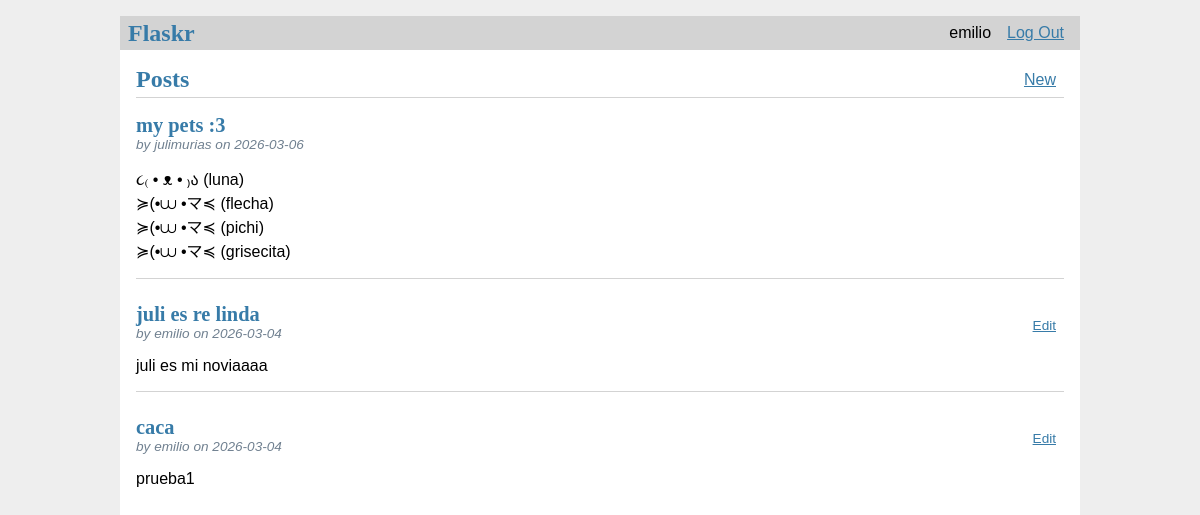
Page / (signed in) on the committed database.
### tables this page shows
CREATE TABLE user (
    id INTEGER PRIMARY KEY AUTOINCREMENT,
    username TEXT UNIQUE NOT NULL,
    password TEXT NOT NULL
);

CREATE TABLE post (
    id INTEGER PRIMARY KEY AUTOINCREMENT,
    author_id INTEGER NOT NULL,
    created TIMESTAMP NOT NULL DEFAULT CURRENT_TIMESTAMP,
    title TEXT NOT NULL,
    body TEXT NOR NULL,
    FOREIGN KEY (author_id) REFERENCES user (id)
);

### flaskr/blog.py (the view)
@bp.route('/') # Since there's no methods=, flask defaults to methods = ['GET'].
def index():
    db = get_db()
    posts = db.execute (
        'SELECT p.id, title, body, created, author_id, username '
        'FROM post p JOIN user u ON p.author_id = u.id '
        'ORDER BY created DESC'
    ).fetchall()
    return render_template('blog/index.html', posts=posts) # posts=posts. Left side -> var name in the template, right side -> python var. It means that inside index.html, there will be a ver called posts

### flaskr/auth.py (called while the page is built)
@bp.before_app_request
def load_logged_in_user(): # Checks if a user is stored in the session and gets that user's data from the db, storing it on g.user, which lasts for the length of the request.
    user_id = session.get('user_id')
    if user_id is None: # If there is no user id, or if the id doesn't exist, g.user will be None.
        g.user = None
    else:
        g.user = get_db().execute(
            'SELECT * FROM user WHERE id = ?', (user_id,)
        ).fetchone()

### flaskr/db.py (called while the page is built)
def get_db():
    if 'db' not in g: # Checks whether a db connection is already stored in g.
        g.db = sqlite3.connect( # Establishes a connection to the file pointed by the DATABASE configuration key. This file doesn't exist yer, and won't until you initialize the db later.
            current_app.config['DATABASE'], # Gets the path to the database file from Flask config.
            detect_types=sqlite3.PARSE_DECLTYPES # Automatically convert database types (like timestamps) into proper Python types (like datetime objects).Without this, everything would come back as strings.
        )
        g.db.row_factory = sqlite3.Row # tells the connection to return rows that behave like dicts. This allows accessing the columns by name.
    return g.db # Returns the database connection (either newly created or already existing).

### flaskr/templates/blog/index.html
{% extends 'base.html' %}
{% block header %}
  <h1>{% block title %} Posts{% endblock %}</h1>
  {% if g.user %}
    <a class="action" href="{{ url_for('blog.create') }}">New</a>
  {% endif %}
{% endblock %}
{% block content %}
  {% for post in posts %}
    <article class="post">
        <header>
            <div>
                <h1>{{ post['title'] }}</h1>
                <div class="about">by {{ post['username'] }} on {{ post['created'].strftime('%Y-%m-%d') }}</div>
            </div>
            {% if g.user and g.user['id'] == post['author_id'] %}
              <a class="action" href="{{ url_for('blog.update', id=post['id']) }}">Edit</a>
            {% endif %}
        </header>
        <p class="body">{{ post['body'] }}</p>
    </article>
    {% if not loop.last %}
      <hr>
    {% endif %}
  {% endfor %}
{% endblock %}

### flaskr/templates/base.html (shortened to what this page needs)
<!doctype html>
<link rel="stylesheet" href="{{ url_for('static', filename='style.css') }}">
<nav>
    <h1>Flaskr</h1>
    <ul>
        {% if g.user %}
            <li>
                <span>{{ g.user['username'] }}</span>
            </li>
            <li>
                <a href="{{ url_for('auth.logout') }}">Log Out</a>
            </li>
        {% endif %}
    </ul>
</nav>
<section class="content">
    <header>
        {% block header %}{% endblock %}
    </header>
    {% block content %}{% endblock %}
</section>

### flaskr/static/style.css (style rules this page uses)
h1, h2, h3, h4, h5, h6 { font-family: serif; color: #377ba8; margin: 1rem 0; }
a { color: #377ba8; }
hr { border: none; border-top: 1px solid lightgray; }
nav { background: lightgray; display: flex; align-items: center; padding: 0 0.5rem; }
nav h1 { flex: auto; margin: 0; }
nav ul { display: flex; list-style: none; margin: 0; padding: 0; }
nav ul li a, nav ul li span, header .action { display: block; padding: 0.5rem; }
.content { padding: 0 1rem 1rem; }
.content > header { border-bottom: 1px solid lightgray; display: flex; align-items: flex-end; }
.content > header h1 { flex: auto; margin: 1rem 0 0.25rem 0; }
.post > header { display: flex; align-items: flex-end; font-size: 0.85em; }
.post > header > div:first-of-type { flex: auto; }
.post > header h1 { font-size: 1.5em; margin-bottom: 0; }
.post .about { color: slategray; font-style: italic; }
.post .body { white-space: pre-line; }
.content:last-child { margin-bottom: 0; }

### rows in the picture
user: user.username "emilio"
post: title "my pets :3", username "julimurias", created "2026-03-06", body "૮₍ • ᴥ • ₎ა (luna) ≽(•⩊ •マ≼ (flecha) ≽(•⩊ •マ≼ (pichi) ≽(•⩊ •マ≼ (grisecita)"
post: title "juli es re linda", username "emilio", created "2026-03-04", body "juli es mi noviaaaa"
post: title "caca", username "emilio", created "2026-03-04", body "prueba1"
